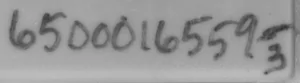
#> input picture text1.png, 300 x 83 px, found by its file name
$ jupyter execute Tp4_TI_Ericka.ipynb
#> lines starting #> are read from the running program, lines starting #| are printed output that depends on the picture; after the words box and inside, x2 and y2 are one past the last pixel; in counts of white or black regions, pixels touching at a corner belong together
# 1- Chaine de traitement appliquée au  text 1

[cell 1]
import cv2
import numpy as np
import matplotlib.pyplot as plt

# Chargement de l'image
image = cv2.imread('/home/ericka/Pictures/text1.png')
#> image is the input picture: shape (83, 300, 3); mean B, G, R 151.4, 151.3, 151.4

# Affichage de l'image originale
plt.imshow(cv2.cvtColor(image, cv2.COLOR_BGR2RGB))
plt.title('Image Originale')
plt.show()

# Etape 1: Pré-traitements avec filtre médian et seuillage
gray = cv2.cvtColor(image, cv2.COLOR_BGR2GRAY)
gray = cv2.medianBlur(gray, 5)
ret, thresh = cv2.threshold(gray, 0, 255, cv2.THRESH_BINARY_INV + cv2.THRESH_OTSU)
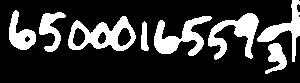
#> thresh: shape (83, 300); 22% white; 8 white regions
#> ret = 137

# Affichage de l'image après pré-traitements
plt.imshow(thresh, cmap='gray')
plt.title('Image après pré-traitements (Filtre médian avec seuillage)')
plt.show()

# Etape 2: Identification des composantes connexes par la segmentation par seuillage
contours, _ = cv2.findContours(thresh, cv2.RETR_EXTERNAL, cv2.CHAIN_APPROX_SIMPLE)
#> contours = 8 contours; box (x1, y1, x2, y2) and area: (68, 16, 136, 51) 1442, (208, 13, 259, 60) 893, (154, 16, 212, 56) 891, (257, 0, 300, 62) 637, (9, 10, 36, 50) 516, (39, 12, 66, 52) 430, (265, 43, 287, 74) 323, (141, 21, 149, 51) 133

# Création d'une copie de l'image pour dessiner les contours
image_contours = image.copy()

# Dessiner les contours pour localiser les caractères
cv2.drawContours(image_contours, contours, -1, (0, 255, 0), 2)
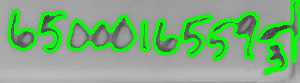
#> image_contours: shape (83, 300, 3); 18.12% of pixels changed, all inside (x1, y1, x2, y2) = (8, 0, 300, 75)

# Affichage de l'image avec les contours
plt.imshow(cv2.cvtColor(image_contours, cv2.COLOR_BGR2RGB))
plt.title('Image après localisation des composantes connexes par segmentation avec seuillage')
plt.show()

# Etape 3: Post-traitements (dilatation et comptage des composantes connexes)
kernel = np.ones((3, 3), np.uint8)
dilated_thresh = cv2.dilate(thresh, kernel, iterations=1)
#> dilated_thresh: shape (83, 300); 29.5% white; 7 white regions, largest, box (x1, y1, x2, y2) and area: (67, 15, 137, 52) 1561, (256, 0, 300, 75) 1456, (207, 12, 260, 61) 1337
_, labels_dilated, stats_dilated, _ = cv2.connectedComponentsWithStats(dilated_thresh)
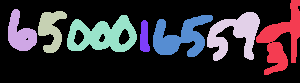
#> labels_dilated: shape (83, 300) int32; 8 distinct labels, from 0 to 7; one colour per label, 0 black
#> stats_dilated = [[0, 0, 300, 83, 17566], [256, 0, 44, 75, 1456], [8, 9, 29, 42, 720], [38, 11, 29, 42, 685], [207, 12, 53, 49, 1337], [67, 15, 70, 37, 1561], [153, 15, 60, 42, 1330], [140, 20, 10, 32, 245]]

# Affichage de l'image après dilatation
plt.imshow(dilated_thresh, cmap='gray')
plt.title('Image après dilatation')
plt.show()

component_count_dilated = len(stats_dilated) + 5
#> component_count_dilated = 13
print("Nombre de composantes connexes identifiées après dilatation : ", component_count_dilated)
#| Nombre de composantes connexes identifiées après dilatation :  13

# 2- Chaine de traitement appliquée au text 2

[cell 2]
import cv2
import numpy as np
import matplotlib.pyplot as plt

# Chargement de l'image
image = cv2.imread('/home/ericka/Pictures/text2.png')
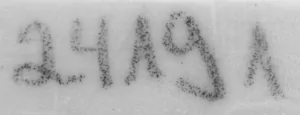
#> input picture text2.png, 300 x 115 px, found by its file name
#> image is the input picture: shape (115, 300, 3); mean B, G, R 178.9, 178.9, 178.9

# Affichage de l'image originale
plt.imshow(cv2.cvtColor(image, cv2.COLOR_BGR2RGB))
plt.title('Image Originale')
plt.show()

# Etape 1: Pré-traitements avec filtre médian et seuillage
gray = cv2.cvtColor(image, cv2.COLOR_BGR2GRAY)
#> gray: shape (115, 300)
gray = cv2.medianBlur(gray, 5)
ret, thresh = cv2.threshold(gray, 0, 255, cv2.THRESH_BINARY_INV + cv2.THRESH_OTSU)
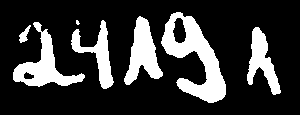
#> thresh: shape (115, 300); 21.8% white; 7 white regions (1 under 20 px)
#> ret = 166

# Affichage de l'image après pré-traitements
plt.imshow(thresh, cmap='gray')
plt.title('Image après pré-traitements (Filtre médian avec seuillage)')
plt.show()

# Etape 2: Identification des composantes connexes par la segmentation par seuillage
contours, _ = cv2.findContours(thresh, cv2.RETR_EXTERNAL, cv2.CHAIN_APPROX_SIMPLE)
#> contours = 7 contours, 1 with area under 20; largest, box (x1, y1, x2, y2) and area: (161, 12, 226, 103) 2614, (13, 22, 85, 87) 1440, (124, 16, 163, 85) 1252, (247, 27, 281, 95) 937, (71, 20, 114, 89) 886, (19, 25, 31, 43) 77

# Création d'une copie de l'image pour dessiner les contours
image_contours = image.copy()

# Dessiner les contours pour localiser les caractères
cv2.drawContours(image_contours, contours, -1, (0, 255, 0), 2)
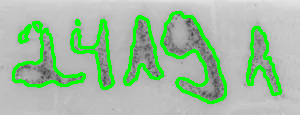
#> image_contours: shape (115, 300, 3); 12.22% of pixels changed, all inside (x1, y1, x2, y2) = (12, 11, 282, 104)

# Affichage de l'image avec les contours
plt.imshow(cv2.cvtColor(image_contours, cv2.COLOR_BGR2RGB))
plt.title('Image après localisation des composantes connexes par segmentation avec seuillage')
plt.show()

# Etape 3: Post-traitements (dilatation et comptage des composantes connexes)
kernel = np.ones((3, 3), np.uint8)
dilated_thresh = cv2.dilate(thresh, kernel, iterations=1)
#> dilated_thresh: shape (115, 300); 26.7% white; 6 white regions, box (x1, y1, x2, y2) and area: (160, 11, 227, 104) 2999, (12, 21, 86, 88) 2033, (123, 15, 164, 86) 1593, (246, 26, 282, 96) 1287, (70, 19, 115, 90) 1269, (75, 19, 81, 26) 36
_, labels_dilated, stats_dilated, _ = cv2.connectedComponentsWithStats(dilated_thresh)
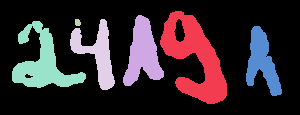
#> labels_dilated: shape (115, 300) int32; 7 distinct labels, from 0 to 6; one colour per label, 0 black
#> stats_dilated = [[0, 0, 300, 115, 25283], [160, 11, 67, 93, 2999], [123, 15, 41, 71, 1593], [75, 19, 6, 7, 36], [70, 19, 45, 71, 1269], [12, 21, 74, 67, 2033], [246, 26, 36, 70, 1287]]

# Affichage de l'image après dilatation
plt.imshow(dilated_thresh, cmap='gray')
plt.title('Image après dilatation')
plt.show()

component_count_dilated = len(stats_dilated) - 2
#> component_count_dilated = 5
print("Nombre de composantes connexes identifiées après dilatation : ", component_count_dilated)
#| Nombre de composantes connexes identifiées après dilatation :  5

# 3- Chaine de traitement appliquée au text 3

[cell 3]
import cv2
import numpy as np
import matplotlib.pyplot as plt

# Chargement de l'image
image = cv2.imread('/home/ericka/Pictures/text3.png')
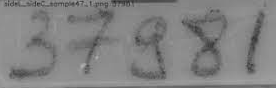
#> input picture text3.png, 276 x 88 px, found by its file name
#> image is the input picture: shape (88, 276, 3); min 34, max 176, mean 129.5

# Affichage de l'image originale
plt.imshow(cv2.cvtColor(image, cv2.COLOR_BGR2RGB))
plt.title('Image Originale')
plt.show()

# Etape 1: Pré-traitements avec filtre médian et seuillage
gray = cv2.cvtColor(image, cv2.COLOR_BGR2GRAY)
#> gray: shape (88, 276)
gray = cv2.medianBlur(gray, 5)
ret, thresh = cv2.threshold(gray, 0, 255, cv2.THRESH_BINARY_INV + cv2.THRESH_OTSU)
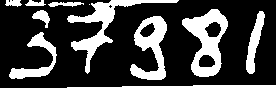
#> thresh: shape (88, 276); 25.5% white; 11 white regions (1 under 20 px)
#> ret = 122

# Affichage de l'image après pré-traitements
plt.imshow(thresh, cmap='gray')
plt.title('Image après pré-traitements (Filtre médian avec seuillage)')
plt.show()

# Etape 2: Identification des composantes connexes par la segmentation par seuillage
contours, _ = cv2.findContours(thresh, cv2.RETR_EXTERNAL, cv2.CHAIN_APPROX_SIMPLE)
#> contours = 11 contours, 1 with area under 20; largest, box (x1, y1, x2, y2) and area: (182, 9, 228, 77) 1734, (67, 0, 179, 74) 1228, (130, 16, 167, 80) 1203, (9, 32, 57, 79) 594, (246, 11, 265, 74) 454

# Création d'une copie de l'image pour dessiner les contours
image_contours = image.copy()

# Dessiner les contours pour localiser les caractères
cv2.drawContours(image_contours, contours, -1, (0, 255, 0), 2)
#> image_contours: shape (88, 276, 3)

# Affichage de l'image avec les contours
plt.imshow(cv2.cvtColor(image_contours, cv2.COLOR_BGR2RGB))
plt.title('Image après localisation des composantes connexes par segmentation avec seuillage ')
plt.show()

# Etape 3: Post-traitements (dilatation et comptage des composantes connexes)
kernel = np.ones((3, 3), np.uint8)
dilated_thresh = cv2.dilate(thresh, kernel, iterations=1)
#> dilated_thresh: shape (88, 276); 34% white; 9 white regions, largest, box (x1, y1, x2, y2) and area: (181, 8, 229, 78) 1868, (66, 0, 180, 75) 1859, (129, 15, 168, 81) 1528
_, labels_dilated, stats_dilated, _ = cv2.connectedComponentsWithStats(dilated_thresh)
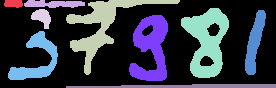
#> labels_dilated: shape (88, 276) int32; 10 distinct labels, from 0 to 9; one colour per label, 0 black
#> stats_dilated = [[0, 0, 276, 88, 16021], [4, 0, 19, 8, 128], [24, 0, 61, 8, 355], [66, 0, 114, 75, 1859], [31, 9, 20, 20, 237], [181, 8, 48, 70, 1868], [245, 10, 21, 65, 690], [129, 15, 39, 66, 1528], [8, 31, 50, 49, 943], [66, 84, 210, 4, 659]]

# Affichage de l'image après dilatation
plt.imshow(dilated_thresh, cmap='gray')
plt.title('Image après dilatation')
plt.show()

component_count_dilated = len(stats_dilated) - 1  # Exclure le fond
#> component_count_dilated = 9
print("Nombre de composantes connexes identifiées après dilatation : ", component_count_dilated)
#| Nombre de composantes connexes identifiées après dilatation :  9
